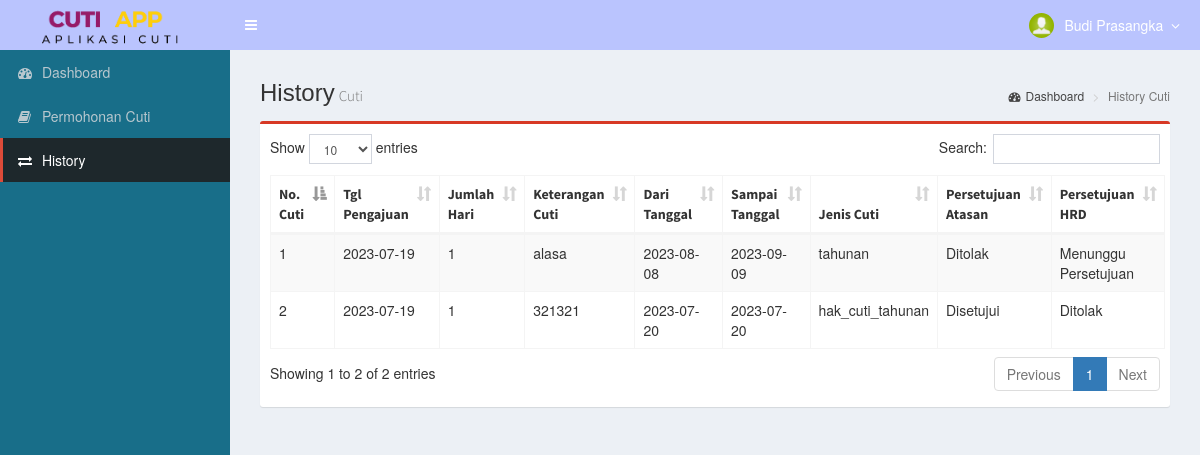
The page /home-pegawai.php?page=history-cuti-pegawai (signed in) on the database as committed earlier.
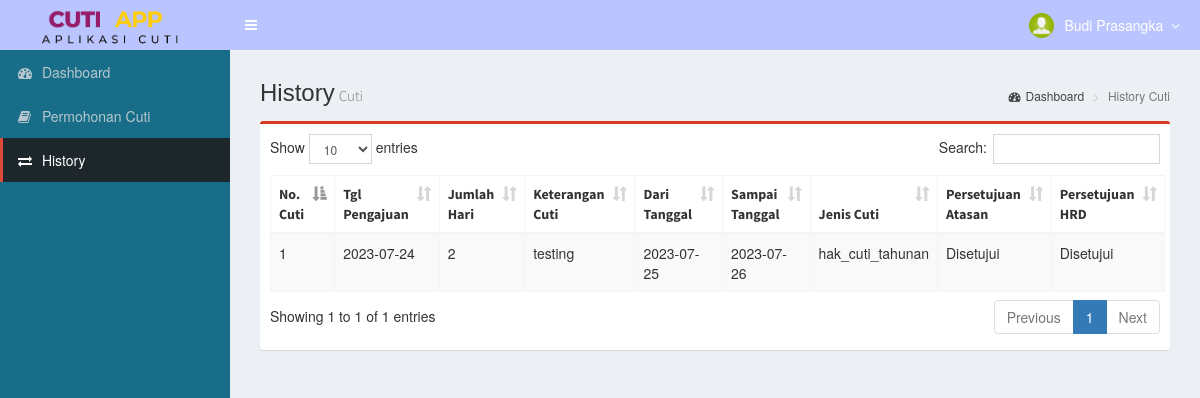
The same page on the database as committed later.
### tables this page shows
CREATE TABLE `tb_cuti` (
  `id` int NOT NULL,
  `nik` varchar(10) NOT NULL,
  `jenis_cuti` varchar(255) NOT NULL,
  `mulai` date NOT NULL,
  `selesai` date NOT NULL,
  `lama` int NOT NULL,
  `alasan` text NOT NULL,
  `depApproval` tinyint(1) DEFAULT NULL,
  `depApproval_at` timestamp NULL DEFAULT NULL,
  `sdmApproval` tinyint(1) DEFAULT NULL,
  `sdmApproval_at` timestamp NULL DEFAULT NULL,
  `soft_delete` tinyint(1) DEFAULT NULL,
  `created_at` timestamp NOT NULL DEFAULT CURRENT_TIMESTAMP,
  `updated_at` timestamp NOT NULL DEFAULT CURRENT_TIMESTAMP ON UPDATE CURRENT_TIMESTAMP
);

### pages/transaksi/history-cuti-pegawai.php (the view, shortened to what this page needs)
<section class="content-header">
  <h1>History<small>Cuti</small></h1>
  <ol class="breadcrumb">
    <li><a href="home-pegawai.php"><i class="fa fa-dashboard"></i>Dashboard</a></li>
    <li class="active">History Cuti</li>
  </ol>
</section>
<section class="content">
  <div class="row">
    <div class="col-md-12">
      <div class="box box-primary">
        <div class="box-body" style="overflow-x: auto;">
          <div>
          </div>
          <table id="example1" class="table table-bordered table-striped">
            <thead>
              <tr>
                <th>No. Cuti</th>
                <th>Tgl Pengajuan</th>
                <th>Jumlah Hari</th>
                <th>Keterangan Cuti</th>
                <th>Dari Tanggal</th>
                <th>Sampai Tanggal</th>
                <th>Jenis Cuti</th>
                <th>Persetujuan Atasan</th>
                <th>Persetujuan HRD</th>
              </tr>
            </thead>
            <tbody>
              <?php
              include './dist/koneksi.php';
              $dataCuti = mysqli_query($con, "SELECT * FROM tb_cuti WHERE nik='$_SESSION[nik]'");
              $no = 1;
              while ($row = mysqli_fetch_assoc($dataCuti)) {
                $timestamp = strtotime($row['created_at']);
                $date = date("Y-m-d", $timestamp);
                $dep = ($row['depApproval'] === '1') ? 'Disetujui' : (($row['depApproval'] === '0') ? 'Ditolak' : 'Menunggu Persetujuan');
                $sdm = ($row['sdmApproval'] === '1') ? 'Disetujui' : (($row['sdmApproval'] === '0') ? 'Ditolak' : 'Menunggu Persetujuan')
              ?>
                <tr>
                  <td><?= $no++ ?></td>
                  <td><?= $date ?></td>
                  <td><?= $row['lama'] ?></td>
                  <td><?= $row['alasan'] ?></td>
                  <td><?= $row['mulai'] ?></td>
                  <td><?= $row['selesai'] ?></td>
                  <td><?= $row['jenis_cuti'] ?></td>
                  <td><?= $dep ?></td>
                  <td><?= $sdm ?></td>
                </tr>
              <?php
              } ?>
            </tbody>
          </table>
        </div>
      </div>
    </div>
  </div>
</section>

### home-pegawai.php (shortened to what this page needs)
<?php
include './dist/koneksi2.php';
?>
<!DOCTYPE html>
<html>
<head>
  <link rel="stylesheet" href="bootstrap/css/bootstrap.min.css">
  <link rel="stylesheet" href="bootstrap/css/bootstrap.css">
  <link rel="stylesheet" href="dist/css/font-awesome.min.css">
  <link rel="stylesheet" href="dist/css/ionicons.min.css">
  <link rel="stylesheet" href="dist/css/AdminLTE.min.css">
  <link rel="stylesheet" href="dist/css/AdminLTE.css">
  <link rel="stylesheet" href="dist/css/skins/_all-skins.min.css">
  <link rel="stylesheet" href="plugins/iCheck/flat/blue.css">
  <link rel="stylesheet" href="plugins/iCheck/square/blue.css">
  <link rel="stylesheet" href="plugins/morris/morris.css">
  <link rel="stylesheet" href="plugins/jvectormap/jquery-jvectormap-1.2.2.css">
  <link rel="stylesheet" href="plugins/datepicker/bootstrap-datetimepicker.min.css">
  <link rel="stylesheet" href="plugins/bootstrap-wysihtml5/bootstrap3-wysihtml5.min.css">
  <link rel="stylesheet" href="plugins/datatables/dataTables.bootstrap.css">
</head>
<body class="hold-transition skin-red fixed sidebar-mini">
  <div class="wrapper">
    <header class="main-header">
      <a href="home-pegawai.php" class="logo" style="background-color:#BAC4FE">
        <img src=" ./dist/img/log.png" alt="Logo" style="width: 100%;  height: 100%;  object-fit: contain;">
      </a>
      <nav class=" navbar navbar-static-top" role="navigation" style="background-color:#BAC4FE">
        <a href="#" class="sidebar-toggle" data-toggle="offcanvas" role="button"><span class="sr-only">Toggle navigation</span></a>
        <div class="navbar-custom-menu">
          <ul class="nav navbar-nav">
            <li class="dropdown user user-menu">
              <a href="#" class="dropdown-toggle" data-toggle="dropdown">
                <img src='dist/img/profile/no-image.jpg' class='user-image' alt='User Image'>
                <span class="hidden-xs"><?php echo $_SESSION['nama_peg'] ?></span> &nbsp;<i class="fa fa-angle-down"></i>
              </a>
            </li>
          </ul>
        </div>
      </nav>
    </header>
    <aside class="main-sidebar" style="background-color: #186E89;">
      <section class="sidebar">
        <ul class="sidebar-menu">
          <li class="treeview <?= !isset($_GET['page']) ? 'active' : '' ?>"><a href="home-pegawai.php"><i class="fa fa-dashboard"></i> <span>Dashboard</span></i></a></li>
          <li class="treeview <?= @$_GET['page'] == 'form-permohonan-cuti-tahunan' ? 'active' : '' ?>"><a href="home-pegawai.php?page=form-permohonan-cuti-tahunan"><i class="fa fa-book"></i> <span>Permohonan Cuti</span></i></a>
          <li class="treeview <?= @$_GET['page'] == 'history-cuti-pegawai' ? 'active' : '' ?>"><a href="home-pegawai.php?page=history-cuti-pegawai"><i class="fa fa-exchange"></i> <span>History</span></a></li>
        </ul>
      </section>
    </aside>
    <div class="content-wrapper">
      <section class="content">
        <?php
        $page = (isset($_GET['page'])) ? $_GET['page'] : "main";
        switch ($page) {
          case 'history-cuti-pegawai':
            include "pages/transaksi/history-cuti-pegawai.php";
            break;
        }
        ?>
      </section>
    </div>
  </div>
</body>
</html>

Rows that differ between the two databases and show on the page:
removed tb_cuti: created_at "2023-07-19", lama "1", alasan "alasa", mulai "2023-08-08", selesai "2023-09-09", jenis_cuti "tahunan", depApproval "Ditolak", sdmApproval "Menunggu Persetujuan"
removed tb_cuti: created_at "2023-07-19", lama "1", alasan "321321", mulai "2023-07-20", selesai "2023-07-20", jenis_cuti "hak_cuti_tahunan", depApproval "Disetujui", sdmApproval "Ditolak"
added tb_cuti: created_at "2023-07-24", lama "2", alasan "testing", mulai "2023-07-25", selesai "2023-07-26", jenis_cuti "hak_cuti_tahunan", depApproval "Disetujui", sdmApproval "Disetujui"
Other text that changed with them:
text written by a page script: "Show entries Search: Showing 1 to 2 of 2 entries Previous 1 Next" → "Show entries Search: Showing 1 to 1 of 1 entries Previous 1 Next"
